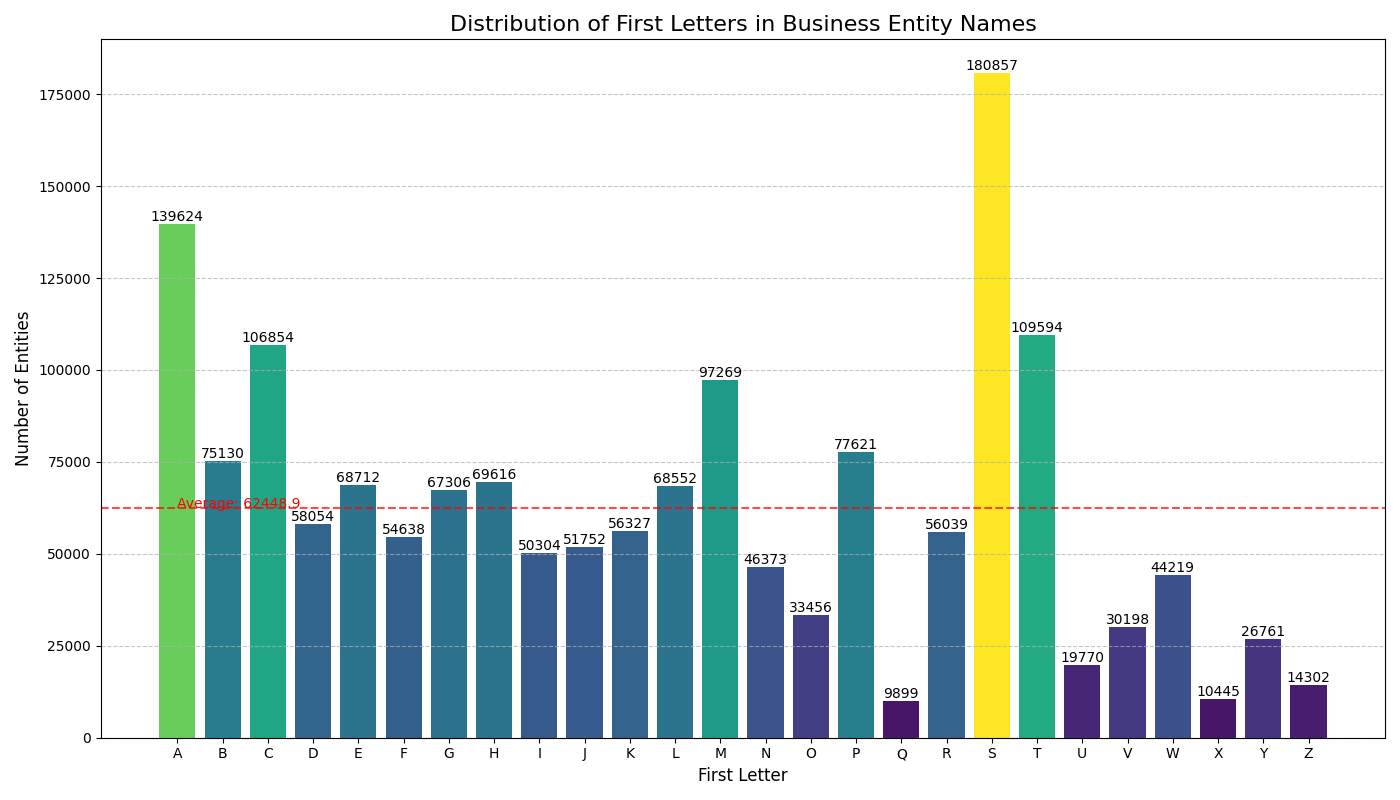

This figure's Python source:
import pandas as pd
import matplotlib.pyplot as plt
import seaborn as sns
import string

data = pd.read_csv('EntitiesRegisteredwithACRA.csv')

#extract the first letter of each entity name and convert to uppercase
data['first_letter'] = data['entity_name'].apply(lambda x: x[0].upper() if isinstance(x, str) and len(x) > 0 else None)
letter_counts = data['first_letter'].value_counts().sort_index()
alphabet_counts = letter_counts[letter_counts.index.isin(list(string.ascii_uppercase))]

plt.figure(figsize=(14, 8))
bars = plt.bar(alphabet_counts.index, alphabet_counts.values, color=plt.cm.viridis(alphabet_counts.values/max(alphabet_counts.values)))

#labels above each bar
for bar in bars:
    height = bar.get_height()
    plt.text(bar.get_x() + bar.get_width()/2., height + 0.1,
             f'{height}', ha='center', va='bottom')

plt.title('Distribution of First Letters in Business Entity Names', fontsize=16)
plt.xlabel('First Letter', fontsize=12)
plt.ylabel('Number of Entities', fontsize=12)
plt.grid(axis='y', linestyle='--', alpha=0.7)

#horizontal line for the average count
avg_count = alphabet_counts.mean()
plt.axhline(y=avg_count, color='r', linestyle='--', alpha=0.7)
plt.text(0, avg_count + 0.5, f'Average: {avg_count:.1f}', color='r')
plt.tight_layout()
plt.savefig('entity_name_analysis.png')

#pie chart with top 13 most frequent letters and "Others"
alphabet_letters = letter_counts[letter_counts.index.isin(list(string.ascii_uppercase))]
top_13_letters = alphabet_letters.sort_values(ascending=False).head(13)
other_count = alphabet_letters.sum() - top_13_letters.sum()
#combine top letters and "Others" category
pie_data = top_13_letters.copy()
pie_data['Others'] = other_count

plt.figure(figsize=(10, 10))
plt.pie(pie_data.values, labels=pie_data.index, autopct='%1.1f%%', 
        startangle=90, shadow=True, 
        explode=[0.05] * 13 + [0.1],  #slightly more explode for "Others"
        colors=plt.cm.Set3(range(len(pie_data))))
plt.axis('equal')
plt.title('Top 13 First Letters in Business Entity Names', fontsize=16)
plt.savefig('entity_name_top_letters.png')

plt.show()

print("Analysis complete. Visualizations saved as 'entity_name_analysis.png' and 'entity_name_top_letters.png'") 